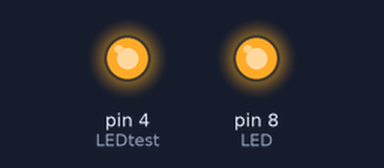
The sketch below on a simulated Arduino Uno, built with avr-gcc and run on an emulated ATmega328P. Shown: output pins drawn as LEDs (lit = HIGH). What the sketch prints to the serial monitor is not drawn.

Above: at 0.1 s.
Timing chart, 0 to 1.6 s (numbered marks = the images above):
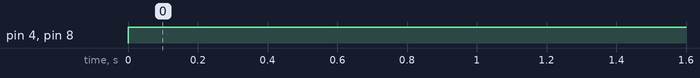

Measured:
- by itself, pin 4 (LEDtest), pin 8 (LED): LOW → HIGH at 0.00 s

The sketch:

arduinocode.ino
```cpp
int cb = 0; int cbPin = A0; int LED = 8; String kt1; int cbas = 0; int cbasPin = A1; int LEDtest = 4;

void setup() {
  Serial.begin(9600);pinMode(LED, OUTPUT); pinMode(cbPin,INPUT); pinMode(cbasPin, INPUT);
  pinMode(LEDtest, OUTPUT);
  Serial.setTimeout(10);
}

void loop() {

cb = analogRead(cbPin); cbas = analogRead(cbasPin);

if (cb > 300 and cbas > 300) {digitalWrite(LED, HIGH);}
else {digitalWrite(LED, LOW);}

if (cb > 300) {
digitalWrite(LEDtest,HIGH);
Serial.println("CO NGUOI");delay(10);
}
else {
digitalWrite(LEDtest, LOW);
Serial.println("KHONG CO NGUOI");delay(10);
}
kt1 = "0";
while (kt1 == "0") {
if (Serial.available() > 0) { kt1 = Serial.readString(); kt1.trim(); /*Serial.println("reading");*/}}
//Serial.println(kt1);

}
```
